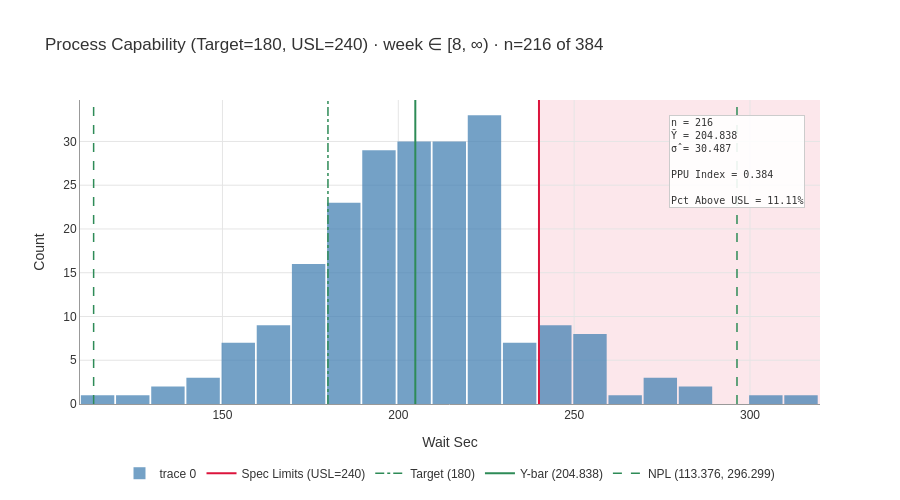

The cell this chart's notebook holds for it:
### Code cell
after.plot()

### Figure 1 — Plotly figure (JSON) as saved in the notebook; plotly's stock layout.template omitted (floating-point values rounded to 4 significant figures; data arrays with more than 128 entries replaced by an {"elided": "..."} marker saying what was removed)
{"data": [{"hovertemplate": "Range: %{x}<br>Count: %{y}<extra></extra>", "marker": {"color": "steelblue"}, "opacity": 0.75, "showlegend": true, "type": "histogram", "x": {"elided": "216 float values"}}, {"line": {"color": "#DC143C", "dash": "solid", "width": 2}, "mode": "lines", "name": "Spec Limits (USL=240)", "type": "scatter", "x": [null], "y": [null]}, {"line": {"color": "#2E8B57", "dash": "dashdot", "width": 1.5}, "mode": "lines", "name": "Target (180)", "type": "scatter", "x": [null], "y": [null]}, {"line": {"color": "#2E8B57", "dash": "solid", "width": 2}, "mode": "lines", "name": "Y-bar (204.838)", "type": "scatter", "x": [null], "y": [null]}, {"line": {"color": "#2E8B57", "dash": "dash", "width": 1.5}, "mode": "lines", "name": "NPL (113.376, 296.299)", "type": "scatter", "x": [null], "y": [null]}], "layout": {"annotations": [{"align": "left", "bgcolor": "rgba(255, 255, 255, 0.9)", "bordercolor": "#CCCCCC", "borderwidth": 1, "font": {"color": "#333333", "family": "monospace", "size": 10}, "showarrow": false, "text": "n = 216<br>Ȳ = 204.838<br>σ̂ = 30.487<br><br>PPU Index = 0.384<br><br>Pct Above USL = 11.11%", "x": 0.98, "xanchor": "right", "xref": "paper", "y": 0.95, "yanchor": "top", "yref": "paper"}], "bargap": 0.05, "font": {"color": "#333333", "family": "Arial, sans-serif", "size": 12}, "height": 500, "legend": {"orientation": "h", "x": 0.5, "xanchor": "center", "y": -0.18, "yanchor": "top"}, "paper_bgcolor": "white", "plot_bgcolor": "white", "shapes": [{"fillcolor": "#DC143C", "layer": "below", "line": {"width": 0}, "opacity": 0.1, "type": "rect", "x0": 240, "x1": 319.9, "xref": "x", "y0": 0, "y1": 1, "yref": "y domain"}, {"layer": "above", "line": {"color": "#DC143C", "dash": "solid", "width": 2}, "type": "line", "x0": 240, "x1": 240, "xref": "x", "y0": 0, "y1": 1, "yref": "y domain"}, {"layer": "above", "line": {"color": "#2E8B57", "dash": "dashdot", "width": 1.5}, "type": "line", "x0": 180, "x1": 180, "xref": "x", "y0": 0, "y1": 1, "yref": "y domain"}, {"layer": "above", "line": {"color": "#2E8B57", "dash": "solid", "width": 2}, "type": "line", "x0": 204.8, "x1": 204.8, "xref": "x", "y0": 0, "y1": 1, "yref": "y domain"}, {"layer": "above", "line": {"color": "#2E8B57", "dash": "dash", "width": 1.5}, "type": "line", "x0": 113.4, "x1": 113.4, "xref": "x", "y0": 0, "y1": 1, "yref": "y domain"}, {"layer": "above", "line": {"color": "#2E8B57", "dash": "dash", "width": 1.5}, "type": "line", "x0": 296.3, "x1": 296.3, "xref": "x", "y0": 0, "y1": 1, "yref": "y domain"}], "showlegend": true, "title": {"text": "Process Capability (Target=180, USL=240) · week ∈ [8, ∞) · n=216 of 384"}, "width": 900, "xaxis": {"gridcolor": "#E5E5E5", "gridwidth": 1.0, "linecolor": "#999999", "linewidth": 1.0, "showgrid": true, "showline": true, "title": {"text": "Wait Sec"}}, "yaxis": {"gridcolor": "#E5E5E5", "gridwidth": 1.0, "linecolor": "#999999", "linewidth": 1.0, "showgrid": true, "showline": true, "title": {"text": "Count"}, "zeroline": false}}}
